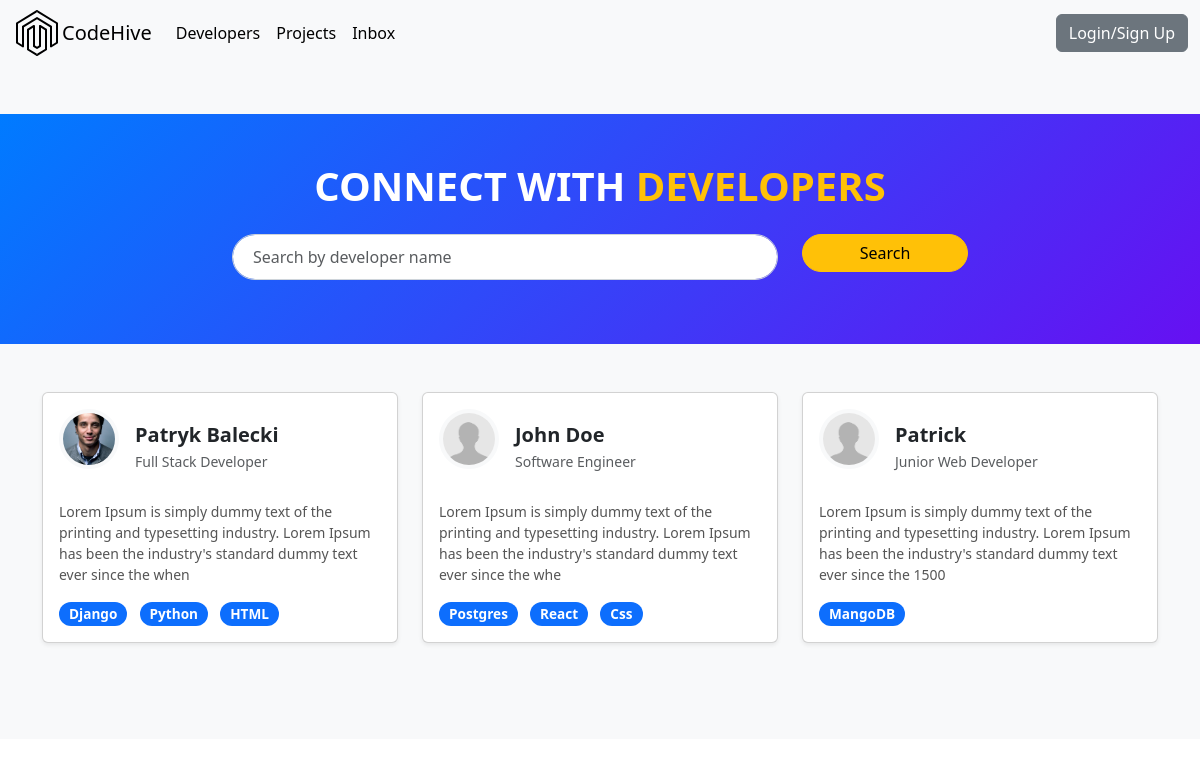
The app's page /, older data.
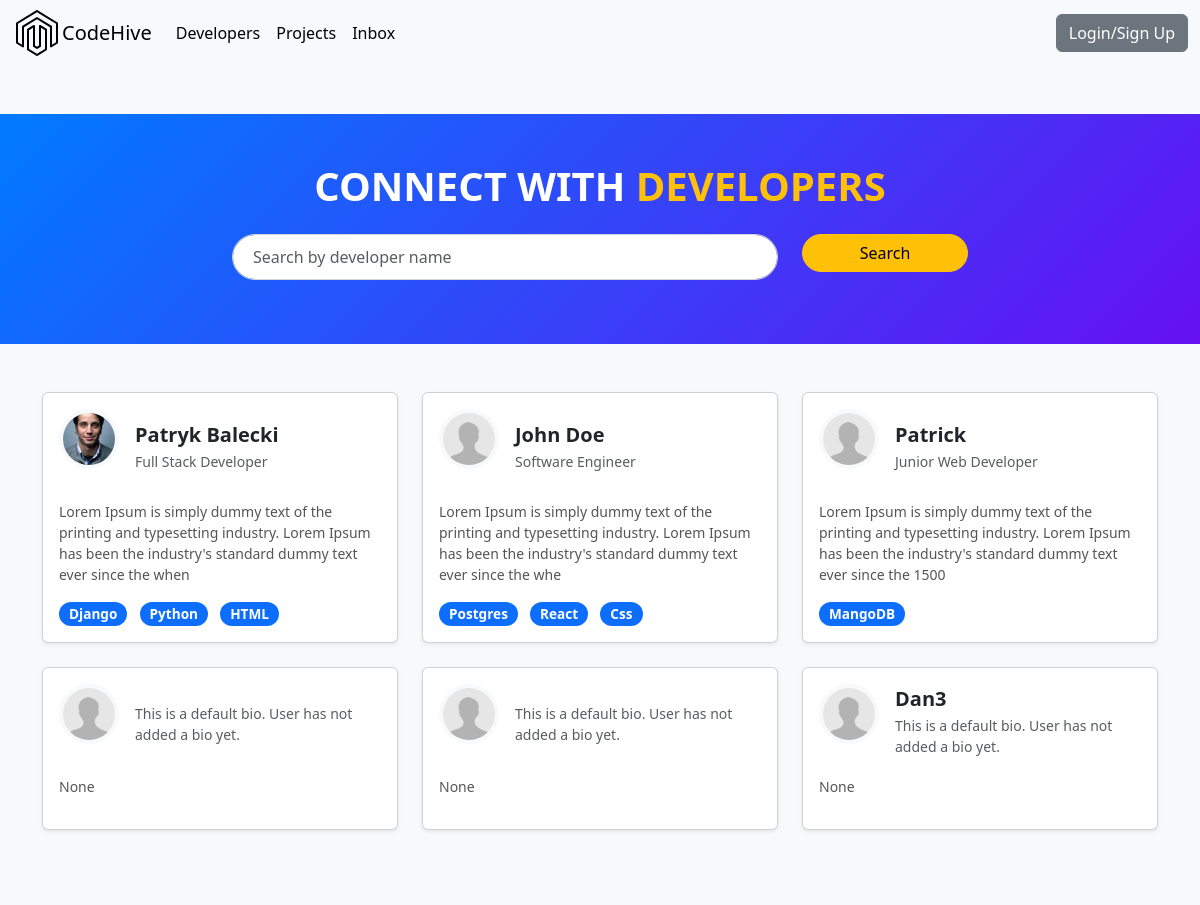
The same page, newer data.
### users/models.py (models this page shows, shortened)
class Profile(models.Model):
    user = models.OneToOneField(User, on_delete=models.CASCADE, null=True, blank=True)
    name = models.CharField(max_length=200, blank=True, null=True)
    email = models.EmailField(max_length=500, blank=True, null=True)
    username = models.CharField(max_length=200, blank=True, null=True)
    location = models.CharField(max_length=200, blank=True, null=True, default="Earth")
    short_intro = models.CharField(max_length=200, blank=True, null=True, default="This is a default bio. User has not added a bio yet.")
    bio = models.TextField(blank=True, null=True)
    profile_image = models.ImageField(null=True, blank=True, upload_to='profiles/', default="profiles/user-default.jpg")
    social_github = models.CharField(max_length=200, blank=True, null=True)
    social_twitter = models.CharField(max_length=200, blank=True, null=True)
    social_linkedin = models.CharField(max_length=200, blank=True, null=True)
    social_youtube = models.CharField(max_length=200, blank=True, null=True)
    social_website = models.CharField(max_length=200, blank=True, null=True)
    created = models.DateTimeField(auto_now_add=True)
    id = models.UUIDField(default=uuid.uuid4, unique=True, primary_key=True, editable=False)

class Skill(models.Model):
    owner = models.ForeignKey(
        Profile, on_delete=models.CASCADE, null=True, blank=True)
    name = models.CharField(max_length=200, blank=True, null=True)
    description = models.TextField(null=True, blank=True)
    created = models.DateTimeField(auto_now_add=True)
    id = models.UUIDField(default=uuid.uuid4, unique=True, primary_key=True, editable=False)
    def __str__(self):
        return str(self.name)

### users/views.py (the view)
# urls.py: path('', views.profiles, name="profiles"),
def profiles(request):
    profiles = Profile.objects.all()
    context = {'profiles': profiles}
    return render(request, 'users/profiles.html', context)

### users/templates/users/profiles.html
{% extends 'main.html' %}
{% block content %}
<main class="home py-5 bg-light">
    <section class="hero-section text-center py-5 bg-primary text-white">
        <div class="container">
            <div class="hero-section-box mb-4">
                <h2>CONNECT WITH <span class="text-warning">DEVELOPERS</span></h2>
            </div>
            <div class="hero-section-search">
                <form id="search-form" class="form row justify-content-center" action="{% url 'profiles' %}" method="get">
                    <div class="col-md-6 mb-3">
                        <input class="form-control" id="formInput#search" type="text" name="search_query"
                            value="{{search_query}}" placeholder="Search by developer name" />
                    </div>
                    <div class="col-md-2">
                        <input class="btn btn-warning w-100" type="submit" value="Search" />
                    </div>
                </form>
            </div>
        </div>
    </section>
    <section class="dev-list py-5">
        <div class="container">
            <div class="row g-4">
                {% for profile in profiles %}
                <div class="col-md-4">
                    <div class="card h-100 shadow-sm">
                        <a href="{% url 'user-profile' profile.id %}" class="text-decoration-none text-dark">
                            <div class="card-body">
                                <div class="d-flex align-items-center mb-3">
                                    <img class="avatar rounded-circle me-3" src="{{ profile.profile_image.url }}" alt="image"
                                        style="width: 60px; height: 60px;" />
                                    <div class="dev-meta">
                                        <h5 class="mb-1">{{ profile.name }}</h5>
                                        <p class="text-muted small mb-0">{{ profile.short_intro|slice:"60" }}</p>
                                    </div>
                                </div>
                                <p class="dev-info small  mb-3">{{ profile.bio|slice:"150" }}</p>
                                <div class="dev-skills">
                                    {% for skill in profile.skill_set.all|slice:"5" %}
                                    <span class="badge bg-primary me-2">{{ skill }}</span>
                                    {% endfor %}
                                </div>
                            </div>
                        </a>
                    </div>
                </div>
                {% endfor %}
            </div>
        </div>
    </section>
</main>
{% endblock content%}

Row changes from the older to the newer data that the page shows:
added Profile: profile_image (placeholder picture), short_intro "This is a default bio. User has not added a bio yet.", bio "None"
added Profile: profile_image (placeholder picture), short_intro "This is a default bio. User has not added a bio yet.", bio "None"
added Profile: profile_image (placeholder picture), name "Dan3", short_intro "This is a default bio. User has not added a bio yet.", bio "None"
